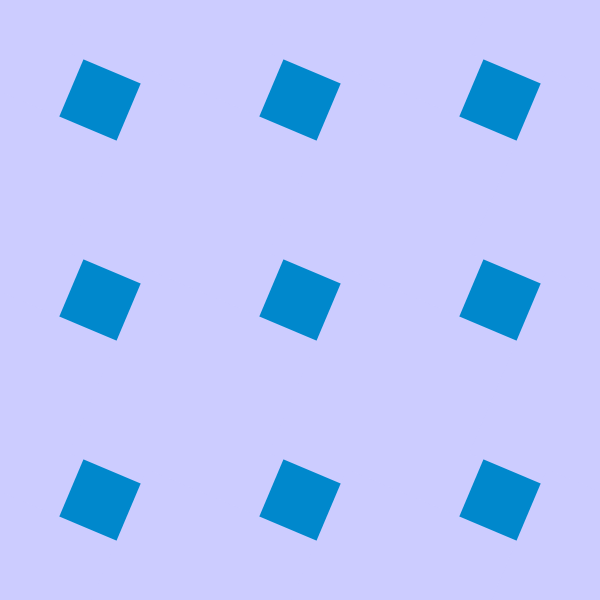
Frame 1 (no input)
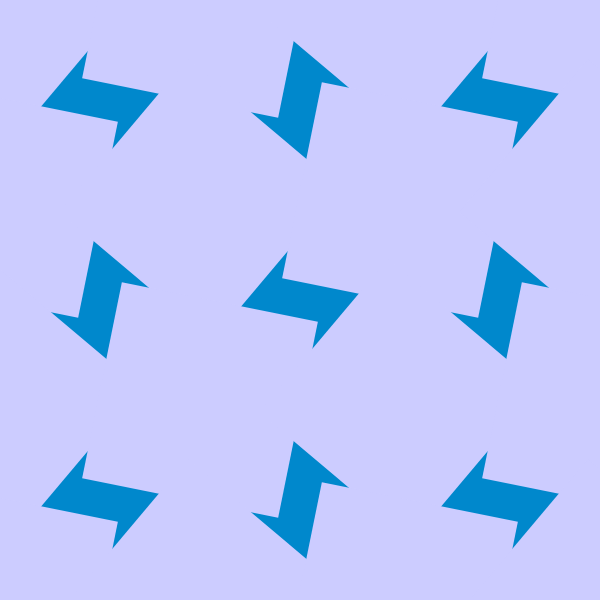
Frame 60 (no input)
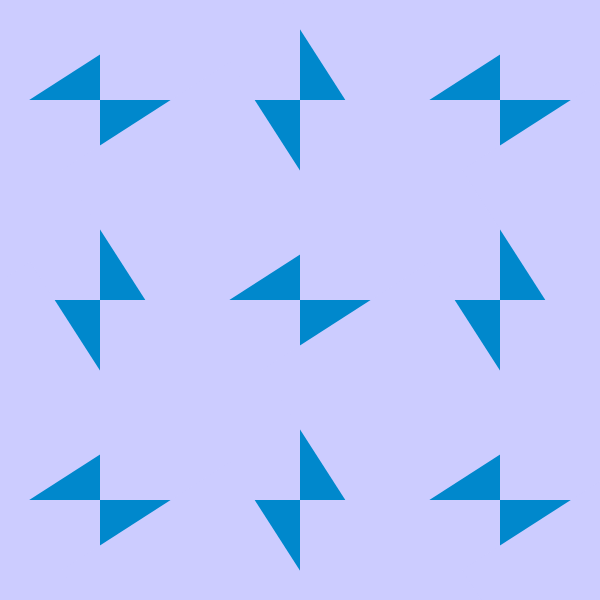
Frame 120 (the mouse pressed at the canvas centre since frame 60)

The p5.js sketch that drew these frames (run headless with seeded random() and noise() and a simulated clock; from frame 60 on, the mouse is pressed at the canvas centre):

// p5.js sketch
// ── sketch.js
let squares = []
let blue, pink
let amount
function setup() {
  createCanvas(600, 600);
  pixelDensity(1)
  colorMode(HSL)
  pink = color(240, 100, 90)
  blue = color(200, 100, 40)
  amount = 3

  generateSquares()
}

function draw() {
  background(blue);
  
  squares.forEach(square => {
    square.update()
    square.draw()
  }) 
}

function generateSquares() {
  squares = []
  for (let i = 0; i < amount+1; i++) {
    for (let j = 0; j < amount+1; j++) {
      let w = width  / amount 
      let h = height / amount
      let x = i * 2
      let y = j * 2 
      let idVal = i + j
      
      let square = new Square(x, y, w, h,0.4 , idVal)
      // square.update()
      squares.push(square)
      
    }
  }
}

class Square {
  constructor(x,y, w, h, rotation, id) {
    this.x = x;
    this.y = y;
    this.w = w / 2
    this.h = h / 2
    this.rotation = rotation
    this.id = id
  }
  
  update() {
    if (frameCount % 6 == 0) {
      if (this.id % 2) {
        this.rotation -= 0.02
      } else {
        this.rotation += 0.03
      }
      
    }
  }
  
  draw() {
    push()
    const x = this.w * this.x
    const y = this.h * this.y
    translate(x, y)
    rotate(this.rotation)
    noStroke()
    fill(pink)
    rect(-this.w, -this.h, this.w*2, this.h*2)
    pop()
  }
}
